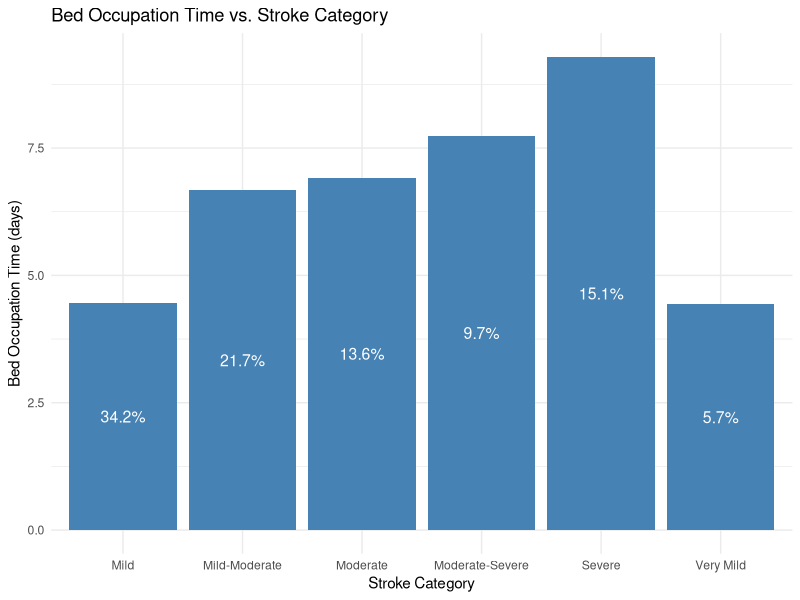
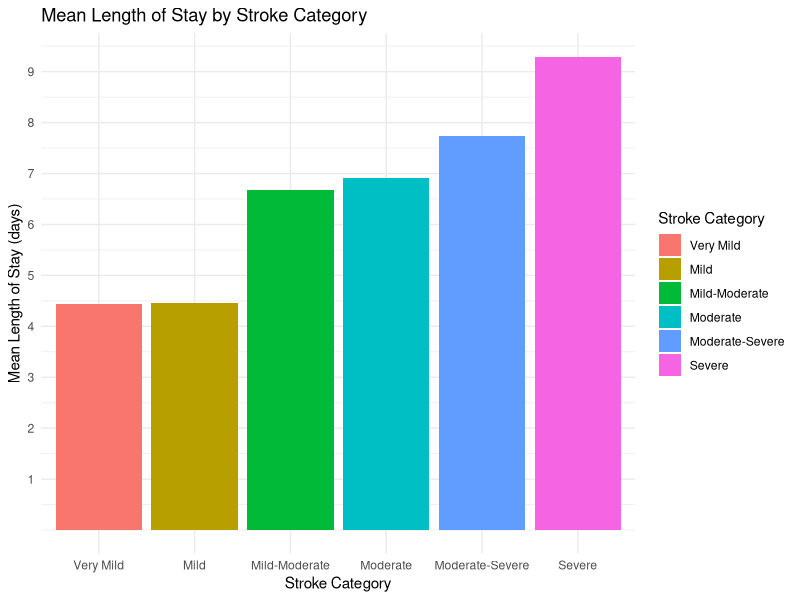
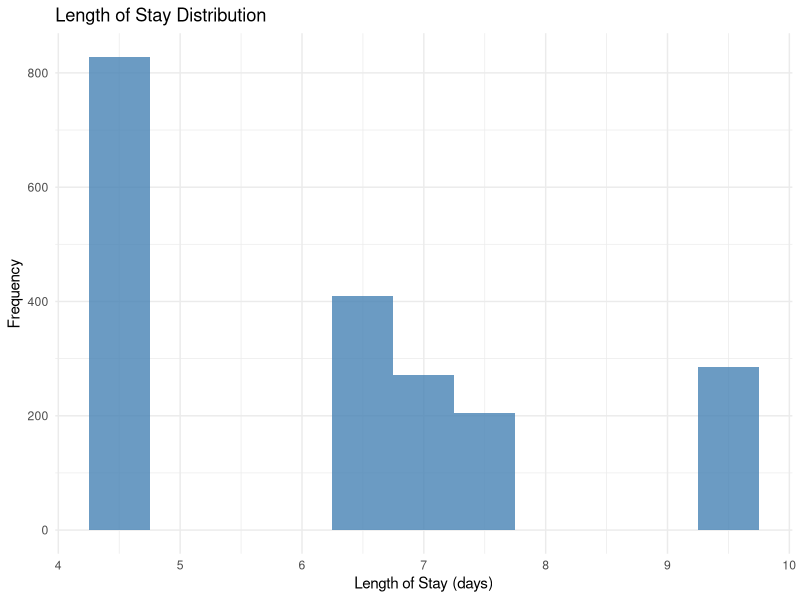
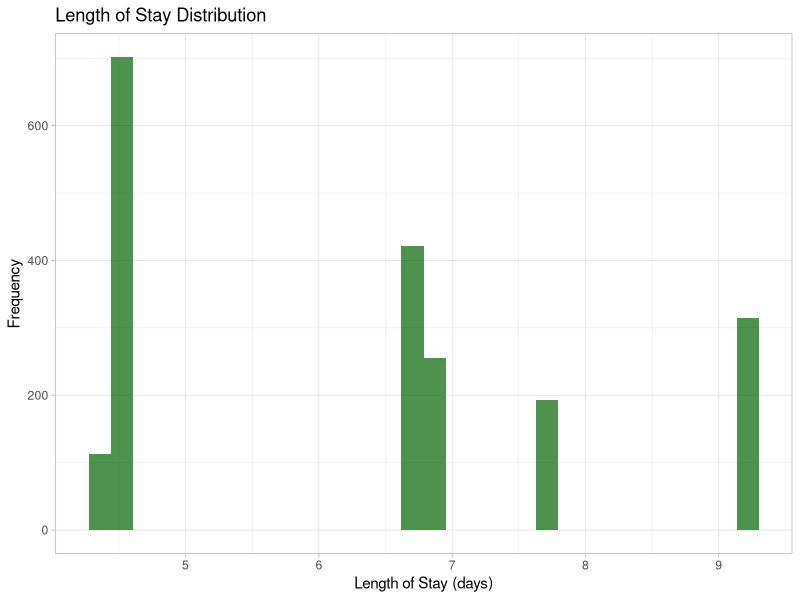

Source code (R) for these figures, in order: (Note: a time limit stopped this script after it produced the figures.)
## ---- chunk 1
library(tidyverse)
library(ggplot2)

set.seed(2023)
# Parameters

total_patients <- 2000 # assuming there are 2000 all around the year
total_patients_future <- 2500 # assuming the 2500 patients in the future 
patients_per_month <- 2000/12 # patients per month
arrival_rate <- total_patients/365  # average 6 patients per day
arrival_rate_future <- total_patients_future/365 # average 7 patients per day

# Bed occupation time (in days) for each stroke level

bed_occupation_time <- list(c(4.43), c(4.46), c(6.67), c(6.92), c(7.74), c(9.29))


# Probability of each stroke level
stroke_level_prob <- c(0.0570,0.342, 0.217, 0.136, 0.0971, 0.151)
## ---- chunk 2
library(ggplot2)

bed_occupation_time_df <- data.frame(
  stroke_category = c("Very Mild", "Mild", "Mild-Moderate", "Moderate", "Moderate-Severe", "Severe"),
  bed_occupation_time = c(4.43,4.46,6.67,6.92,7.74,9.29),
  probability = c(0.0570,0.342, 0.217, 0.136, 0.0971, 0.151)
)

ggplot(bed_occupation_time_df, aes(x = stroke_category, y = bed_occupation_time)) +
  geom_col(fill = "steelblue") +
  theme_minimal()+
  geom_text(aes(label = scales::percent(probability, accuracy = 0.1)), 
            position = position_stack(vjust = 0.5), color = "white", size = 4) +
  theme_minimal() +
  labs(title = "Bed Occupation Time vs. Stroke Category",
       x = "Stroke Category",
       y = "Bed Occupation Time (days)")



## ---- chunk 3
# generating the inter-arrival times

set.seed(2023)
# the function below is created to generate the inter-arrival times between the patients.
# the inter arrival follows an exponential distribution hence rexp(), arrival rate is
# defined above

generate_interarrival_times <- function(total_patients, arrival_rate) {
  interarrival_times <- rexp(total_patients, rate = arrival_rate)
  return(interarrival_times)
}

## ---- chunk 4
# assigning the stroke levels to the patients

set.seed(2023)

# the function is created to assign patients (from total_patients) randomly a stroke level.
# This assignment is based on the probabilities defined in the stroke_level_prob. 
# To achieve this we use sample()

assign_stroke_levels <- function(total_patients, stroke_level_prob) {
  stroke_levels <- sample(1:length(stroke_level_prob), 
                          size = total_patients, 
                          replace = TRUE, 
                          prob = stroke_level_prob)
  return(stroke_levels)
}


# if the probability of the severe stroke is really high, say 0.7, 
# then the sample() function would generate random samples of 2000 patients 
# wherein most patients would be assigned the severe stroke level category. 

# Function to generate length of stay for each patient
# this function takes in three arguments each of which has been defined earlier

# stroke levels for the present number of patients
stroke_levels <- assign_stroke_levels(total_patients, stroke_level_prob)

# future stroke levels for the future increased number of patients

stroke_levels_future <- assign_stroke_levels(total_patients = total_patients_future,
                                             stroke_level_prob = stroke_level_prob)
## ---- chunk 5
set.seed(2023)
#generating length of stay

generate_length_of_stay <- function(total_patients, bed_occupation_time, stroke_levels) {
  length_of_stay <- numeric(total_patients)
  
  for (i in 1:total_patients) {
    stroke_level <- stroke_levels[i]
    
    if (length(bed_occupation_time[[stroke_level]]) == 1) {
      length_of_stay[i] <- bed_occupation_time[[stroke_level]][1]
    } else {
      length_of_stay[i] <- sample(bed_occupation_time[[stroke_level]][1]:bed_occupation_time[[stroke_level]][2], 1)
    }
  }
  
  return(length_of_stay)
}


# Generating length_of_stay for each patient
length_of_stay <- generate_length_of_stay(total_patients, bed_occupation_time, stroke_levels)

## ---- chunk 6

set.seed(2023)

# generating the arrival data for the current volume of patients

# Add number_of_patients and length_of_stay to arrivals_data

interarrival_times <- generate_interarrival_times(total_patients, arrival_rate)

stroke_levels <- assign_stroke_levels(total_patients, stroke_level_prob)

length_of_stay<- generate_length_of_stay(total_patients, bed_occupation_time, stroke_levels)

arrivals_data <- data.frame(interarrival_times, stroke_levels, length_of_stay)

arrivals_data$stroke_categories <- factor(arrivals_data$stroke_levels,
                                          levels = c(1, 2, 3, 4, 5, 6),
                                          labels = c("Very Mild", "Mild", "Mild-Moderate", "Moderate", "Moderate-Severe", "Severe"))

ggplot(arrivals_data, aes(x = stroke_categories, y = length_of_stay, fill = stroke_categories)) +
  geom_bar(stat = "summary", fun = "mean", position = "dodge") +
  theme_minimal() +
  scale_y_continuous(breaks = c(1,2,3,4,5,6,7,8,9,10))+
  labs(title = "Mean Length of Stay by Stroke Category",
       x = "Stroke Category",
       y = "Mean Length of Stay (days)") +
  scale_fill_discrete(name = "Stroke Category")


# generating the arrival data for the future volume of patients

interarrival_times_future <- generate_interarrival_times(total_patients = total_patients_future,
                                                         arrival_rate_future)
stroke_levels_future <- assign_stroke_levels(total_patients = total_patients_future,
                                             stroke_level_prob = stroke_level_prob)
length_of_stay_future <- generate_length_of_stay(total_patients_future, bed_occupation_time, stroke_levels_future)

arrivals_data_future <- data.frame(interarrival_times_future,stroke_levels_future,
                                   length_of_stay_future)


## ---- chunk 7

# created the stroke simulation function 

set.seed(2023)

stroke_simulation <- function(total_patients, arrival_rate, 
                              bed_occupation_time, stroke_level_prob, 
                              num_beds) {
  
  interarrival_times <- generate_interarrival_times(total_patients, arrival_rate)
  stroke_levels <- assign_stroke_levels(total_patients, stroke_level_prob)
  length_of_stay <- generate_length_of_stay(total_patients, bed_occupation_time, stroke_levels)
  
  # initializing the beds and queue 
  beds <- rep(0, num_beds)
  queue <- list()
  

# inter-arrival_time is an input parameter for this function, 
# which represents the time between patient arrivals. 
# This variable is based on the generate_interarrival_times function, 
# where we input the total number of patients and arrival rate.

# The pmax function ensures that the bed occupation times do not become negative. 
# A value of 0 in this context means that the bed is available 
# (i.e., the patient has completed their stay, 
# and the bed is now available for other patients).
  
  update_bed_occupation_times <- function(beds, interarrival_time) {
  beds <- pmax(beds - interarrival_time, 0)
  
  # 'beds' is a numeric vector that represents the current remaining 
  # bed occupation time for each bed in the simulation.
  # Each element in this vector corresponds to a bed in the hospital
  # ward. A value of 0 means that the bed is available for use.
  # Subtracting the interarrival_time from each element of 'beds' 
  # updates the remaining bed occupation times, considering the 
  # passage of time between patient arrivals.
  # The pmax function is used to ensure that the resulting bed 
  # occupation times do not become negative, meaning that a 
  # bed with a remaining time less than or equal to the interarrival_time
  # will be considered available (set to 0).
  return(beds)
}
  
  # for every patient in total patients (1000)
  
  for (i in 1:total_patients) {
    
    # update the beds variable with the bed occupation times 
    # of all the patients arriving at the inter-arrival times
    
    beds <- update_bed_occupation_times(beds, interarrival_times[i])
    # creating a new variable available beds to keep track 
    # of the available beds the beds that are available will
    # have the bed occupation time of 0 so in this variable 
    # I store the beds that are available hence which(beds==0)
    
    available_beds <- which(beds == 0)
    
    # here if the length of the available beds vector 
    # is greater than 0 which means that 
    # there is at least one bed with bed occupation times ==0 
    # then assign the first available bed to the patient 
    # by setting this available bed (bed occupation times ==0) 
    # to the length of the stay of the patient 
    # (whatever the severity of that patient might be)
    
    if (length(available_beds) > 0) {
      beds[available_beds[1]] <- length_of_stay[i]
    } else {
      # if there is no bed available then append the queue list
      queue <- append(queue, length_of_stay[i])
    }
  }
  
  return(list(beds = beds, queue = queue, length_of_stay =length_of_stay))
}
## ---- chunk 8
options(scipen = 999)
# stroke sim current

stroke_sim_50 <- stroke_simulation(total_patients= total_patients, 
                                   arrival_rate= arrival_rate, 
                              bed_occupation_time = bed_occupation_time, 
                              stroke_level_prob= stroke_level_prob, 
                              num_beds= 50)

stroke_sim_40 <- stroke_simulation(total_patients= total_patients, 
                                   arrival_rate= arrival_rate, 
                              bed_occupation_time = bed_occupation_time, 
                              stroke_level_prob= stroke_level_prob, 
                              num_beds= 40)

stroke_sim_30 <- stroke_simulation(total_patients= total_patients, 
                                   arrival_rate= arrival_rate, 
                              bed_occupation_time = bed_occupation_time, 
                              stroke_level_prob= stroke_level_prob,
                              num_beds= 30)

stroke_sim_20 <- stroke_simulation(total_patients= total_patients, 
                                   arrival_rate= arrival_rate, 
                              bed_occupation_time = bed_occupation_time, 
                              stroke_level_prob= stroke_level_prob, 
                              num_beds= 20)

# long_format_data <- stroke_sim_20 %>%
#   gather(key = "variable", value = "value", starts_with("queue"))
stroke_sim_20 <- data.frame(stroke_sim_20)
library(ggplot2)
stroke_sim_20$length_of_stay <- as.numeric(stroke_sim_20$length_of_stay)
ggplot(stroke_sim_20, aes(x = length_of_stay)) +
  geom_histogram(binwidth = 0.5, fill = "steelblue", alpha = 0.8) +
  theme_minimal() +
  labs(title = "Length of Stay Distribution",
       x = "Length of Stay (days)",
       y = "Frequency")

stroke_sim_40$length_of_stay <- as.numeric(stroke_sim_40$length_of_stay)
stroke_sim_40 <- data.frame(stroke_sim_40)
ggplot(stroke_sim_40, aes(x= length_of_stay)) +
  geom_histogram(binwidh=0.5, fill="darkgreen", alpha=0.7 )+
  theme_light()+
  labs(title = "Length of Stay Distribution",
       x = "Length of Stay (days)",
       y = "Frequency")


# stroke sim future

stroke_sim_50_f <- stroke_simulation(total_patients= total_patients_future, 
                                   arrival_rate= arrival_rate_future, 
                                   bed_occupation_time = bed_occupation_time, 
                                   stroke_level_prob= stroke_level_prob, 
                                   num_beds= 50)

stroke_sim_40_f <- stroke_simulation(total_patients= total_patients_future, 
                                   arrival_rate= arrival_rate_future, 
                                   bed_occupation_time = bed_occupation_time, 
                                   stroke_level_prob= stroke_level_prob, 
                                   num_beds= 40)

stroke_sim_30_f <- stroke_simulation(total_patients= total_patients_future, 
                                     arrival_rate= arrival_rate_future, 
                                     bed_occupation_time = bed_occupation_time,
                                     stroke_level_prob= stroke_level_prob, 
                                     num_beds= 30)

stroke_sim_20_f <- stroke_simulation(total_patients= total_patients_future, 
                                     arrival_rate= arrival_rate_future, 
                                     bed_occupation_time = bed_occupation_time,
                                     stroke_level_prob= stroke_level_prob, 
                                     num_beds= 20)
## ---- chunk 9
set.seed(2023)

run_simulation <- function(arrival_rate, 
                           bed_occupation_time, 
                           stroke_level_prob, 
                           total_patients, 
                           num_simulations) {
    num_bed_range <- seq(20,50, by=1)

  performance_metrics_list <- lapply(1:num_simulations, function(simulation) {
    lapply(num_bed_range, function(num_beds) {
      stroke_sim <- stroke_simulation(total_patients =  total_patients,
                                      arrival_rate = arrival_rate,
                                      bed_occupation_time = bed_occupation_time,
                                      stroke_level_prob = stroke_level_prob,
                                      num_beds = num_beds)
                                      
      num_beds <- length(stroke_sim$beds)
      total_patients <- total_patients
      
      occupied_beds <- sum(stroke_sim$beds > 0)
      utilization <- occupied_beds / num_beds
      
      total_wait_times <- sum(unlist(stroke_sim$queue))
      num_patients_queue <- length(stroke_sim$queue)
      avg_wait_times <- total_wait_times / num_patients_queue
      
      average_time_in_queue = total_wait_times / num_patients_queue
      max_queue_length <- length(stroke_sim$queue)
      
      proportion_patients_waiting <- num_patients_queue / total_patients
      percent_patients_waiting <- proportion_patients_waiting * 100
      
      avg_length_of_stay <- (sum(stroke_sim$length_of_stay)) / total_patients
      
      performance_metrics_month <- data.frame(num_beds = num_beds,
                                              utilization = utilization,
                                              avg_wait_times = avg_wait_times,
                                              max_queue_length = max_queue_length,
                                              proportion_patients_waiting = proportion_patients_waiting,
                                              percent_patients_waiting = percent_patients_waiting,
                                              avg_length_of_stay = avg_length_of_stay)
                                              
      return(performance_metrics_month)
    })
  })

  return(performance_metrics_list)
}

results <- run_simulation(arrival_rate = arrival_rate, 
                          bed_occupation_time = bed_occupation_time, 
                          stroke_level_prob = stroke_level_prob, 
                          total_patients = total_patients, 
                          num_simulations = 120)

results_future <- run_simulation(arrival_rate = arrival_rate_future,
                                 bed_occupation_time = bed_occupation_time,
                                 stroke_level_prob = stroke_level_prob,
                                 total_patients = total_patients_future,
                                 num_simulations = 120)


## ---- chunk 10
# Combine all the data frames into one
results_df <- do.call(rbind, lapply(results, function(x) do.call(rbind, x)))


# Load the ggplot2 library
library(ggplot2)

# Plot average waiting times against the number of beds
ggplot(results_df, aes(x = num_beds, y = avg_wait_times)) +
  geom_point() +
  geom_smooth(method = "loess") +
  labs(title = "Average Waiting Times vs. Number of Beds",
       x = "Number of Beds",
       y = "Average Waiting Time (Days)")

# Plot the proportion of patients waiting against the number of beds
ggplot(results_df, aes(x = num_beds, y = percent_patients_waiting)) +
  geom_point(size=0.7,
             alpha= 0.5) +
  geom_smooth(method = "loess") +
  theme_minimal() +
  labs(title = "Percent of Patients Waiting vs. Number of Beds",
       x = "Number of Beds",
       y = "Percent of Patients Waiting") +
  geom_hline(yintercept = 5, linetype = "dashed", color = "red", size = 0.5)+
  scale_y_continuous(breaks = c(5,10,15,20,25,30,35,40,45))


# Plot utilization against the number of beds
ggplot(results_df, aes(x = num_beds, y = utilization)) +
  geom_point(size=0.7) +
  geom_smooth(method = "loess") +
  theme_minimal()+
  geom_hline(yintercept = 0.8, linetype = "dashed", color = "red", size = 0.5)+
  labs(title = "Utilization vs. Number of Beds",
       x = "Number of Beds",
       y = "Utilization")

# Plot max queue length against the number of beds
ggplot(results_df, aes(x = num_beds, y = max_queue_length)) +
  geom_point() +
  geom_smooth(method = "loess") +
  theme_minimal() +
  labs(title = "Maximum Queue Length vs. Number of Beds",
       x = "Number of Beds",
       y = "Maximum Queue Length")



## ---- chunk 11
# visualization for the future

results_df_future <- do.call(rbind, lapply(results_future, function(x) do.call(rbind, x)))

# Load the ggplot2 library
library(ggplot2)

# Plot average waiting times against the number of beds
ggplot(results_df_future, aes(x = num_beds, y = avg_wait_times)) +
  geom_point() +
  geom_smooth(method = "loess") +
  labs(title = "Average Waiting Times vs. Number of Beds",
       x = "Number of Beds",
       y = "Average Waiting Time (Days)")

# Plot the proportion of patients waiting against the number of beds
ggplot(results_df_future, aes(x = num_beds, y = percent_patients_waiting)) +
  geom_point(size=0.7,
             alpha= 0.5) +
  geom_smooth(method = "loess") +
  theme_minimal() +
  labs(title = "Percent of Patients Waiting vs. Number of Beds",
       x = "Number of Beds",
       y = "Percent of Patients Waiting") +
  geom_hline(yintercept = 5, linetype = "dashed", color = "red", size = 0.5)+
  scale_y_continuous(breaks = c(5,10,15,20,25,30,35,40,45)) +
  scale_x_continuous(breaks = c(2,4,6,8,10,12,14,16,18,20,22,24,26,28,30,32,34,36,38,40,42,44,46,48,50))


# Plot utilization against the number of beds
ggplot(results_df_future, aes(x = num_beds, y = utilization)) +
  geom_point(size=0.7) +
  geom_smooth(method = "loess") +
  theme_minimal()+
  geom_hline(yintercept = 0.8, linetype = "dashed", color = "red", size = 0.5)+
  labs(title = "Utilization vs. Number of Beds",
       x = "Number of Beds",
       y = "Utilization")

# Plot max queue length against the number of beds
ggplot(results_df_future, aes(x = num_beds, y = max_queue_length)) +
  geom_point() +
  geom_smooth(method = "loess") +
  theme_minimal() +
  labs(title = "Maximum Queue Length vs. Number of Beds",
       x = "Number of Beds",
       y = "Maximum Queue Length")
